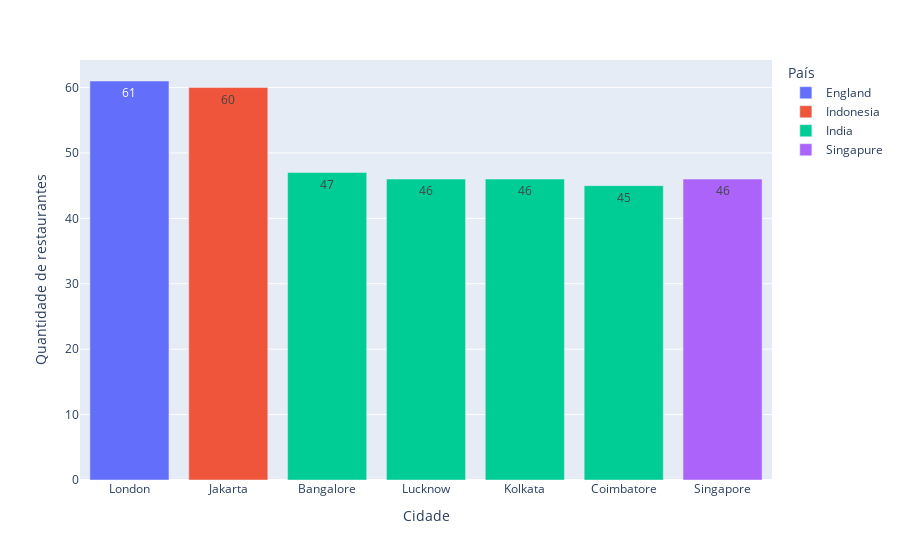

The notebook cell this image was saved under:
### Code cell
# Top 7 cidades com mais restaurantes com média de avaliação acima de 4

#colunas e filtros
colunas = ['Restaurant ID', 'City', 'Country Code', 'Rating color']
filtro = (df1['Aggregate rating'] > 4) & (df1['Votes'] > 0)
#agrupando
df_aux = df1.loc[filtro, colunas].groupby(['Country Code', 'City', 'Rating color']).nunique().reset_index()
#aplicando filtros
df_aux['País'] = df_aux['Country Code'].apply(country_name)
df_aux['Cor'] = df_aux['Rating color'].apply(color_name)
#ordenando
df_aux = df_aux.sort_values('Restaurant ID', ascending = False).reset_index(drop=True)
#filtrando um top
df_aux = df_aux.loc[df_aux.index < 7, :].reset_index(drop=True)
#renomeando
df_aux = df_aux.rename(columns = { 'City' : 'Cidade', 'Restaurant ID' : 'Quantidade de restaurantes'})

px.bar(df_aux, x='Cidade', y='Quantidade de restaurantes', color='País', text='Quantidade de restaurantes')

### Figure 1 — Plotly figure (JSON) as saved in the notebook; plotly's stock layout.template omitted (floating-point values rounded to 4 significant figures)
{"data": [{"alignmentgroup": "True", "hovertemplate": "País=England<br>Cidade=%{x}<br>Quantidade de restaurantes=%{text}<extra></extra>", "legendgroup": "England", "marker": {"color": "#636efa", "pattern": {"shape": ""}}, "name": "England", "offsetgroup": "England", "orientation": "v", "showlegend": true, "text": [61], "textposition": "auto", "type": "bar", "x": ["London"], "xaxis": "x", "y": [61], "yaxis": "y"}, {"alignmentgroup": "True", "hovertemplate": "País=Indonesia<br>Cidade=%{x}<br>Quantidade de restaurantes=%{text}<extra></extra>", "legendgroup": "Indonesia", "marker": {"color": "#EF553B", "pattern": {"shape": ""}}, "name": "Indonesia", "offsetgroup": "Indonesia", "orientation": "v", "showlegend": true, "text": [60], "textposition": "auto", "type": "bar", "x": ["Jakarta"], "xaxis": "x", "y": [60], "yaxis": "y"}, {"alignmentgroup": "True", "hovertemplate": "País=India<br>Cidade=%{x}<br>Quantidade de restaurantes=%{text}<extra></extra>", "legendgroup": "India", "marker": {"color": "#00cc96", "pattern": {"shape": ""}}, "name": "India", "offsetgroup": "India", "orientation": "v", "showlegend": true, "text": [47, 46, 46, 45], "textposition": "auto", "type": "bar", "x": ["Bangalore", "Lucknow", "Kolkata", "Coimbatore"], "xaxis": "x", "y": [47, 46, 46, 45], "yaxis": "y"}, {"alignmentgroup": "True", "hovertemplate": "País=Singapure<br>Cidade=%{x}<br>Quantidade de restaurantes=%{text}<extra></extra>", "legendgroup": "Singapure", "marker": {"color": "#ab63fa", "pattern": {"shape": ""}}, "name": "Singapure", "offsetgroup": "Singapure", "orientation": "v", "showlegend": true, "text": [46], "textposition": "auto", "type": "bar", "x": ["Singapore"], "xaxis": "x", "y": [46], "yaxis": "y"}], "layout": {"autosize": true, "barmode": "relative", "legend": {"title": {"text": "País"}, "tracegroupgap": 0}, "margin": {"t": 60}, "xaxis": {"anchor": "y", "autorange": true, "domain": [0, 1], "range": [-0.5, 6.5], "title": {"text": "Cidade"}, "type": "category"}, "yaxis": {"anchor": "x", "autorange": true, "domain": [0, 1], "range": [0, 64.21], "title": {"text": "Quantidade de restaurantes"}, "type": "linear"}}}
